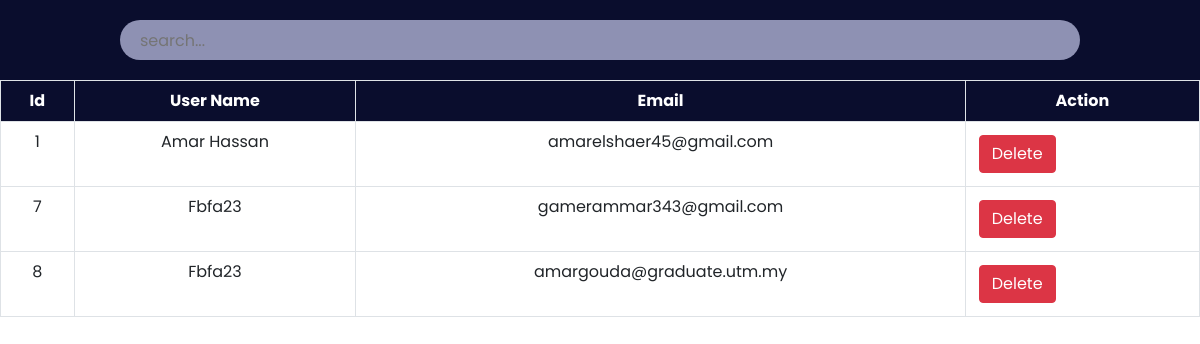
/admin/userlist.php, run on the app's committed database.
### tables this page shows
CREATE TABLE `signup` (
  `UserID` int(100) NOT NULL,
  `Username` varchar(50) NOT NULL,
  `Email` varchar(50) NOT NULL,
  `Password` varchar(50) NOT NULL
);

### admin/userlist.php (the view, shortened to what this page needs)
<?php
    include '../config.php';
?>
<!DOCTYPE html>
<html lang="en">
<head>
    <link href="https://cdn.jsdelivr.net/npm/bootstrap@5.0.2/dist/css/bootstrap.min.css" rel="stylesheet">
    <link rel="stylesheet" href="https://cdnjs.cloudflare.com/ajax/libs/font-awesome/6.2.0/css/all.min.css"/>
	<link rel="stylesheet" href="./css/roombook.css">
</head>
<body>
	<div class="searchsection">
        <input type="text" name="search_bar" id="search_bar" placeholder="search..." onkeyup="searchFun()">
    </div>
    <div class="roombooktable" class="table-responsive-xl">
        <?php
            $paymanttablesql = "SELECT * FROM signup";
            $paymantresult = mysqli_query($conn, $paymanttablesql);
        ?>
        <table class="table table-bordered" id="table-data">
            <thead>
                <tr>
                    <th scope="col">Id</th>
                    <th scope="col">User Name</th>
                    <th scope="col">Email</th>
                    <th scope="col">Action</th>
                </tr>
            </thead>
            <tbody>
            <?php
            while ($res = mysqli_fetch_array($paymantresult)) {
            ?>
                <tr>
                    <td><?php echo $res['UserID'] ?></td>
                    <td><?php echo $res['Username'] ?></td>
                    <td><?php echo $res['Email'] ?></td>
                    <td class="action">
						<a href="userdelete.php?id=<?php echo $res['UserID']?>"><button class="btn btn-danger">Delete</button></a>
                    </td>
                </tr>
            <?php
            }
            ?>
            </tbody>
        </table>
    </div>
</body>
</html>

### admin/css/roombook.css (style rules this page uses)
:root { --bg-text-shadow: 0 2px 4px rgb(13 0 77 / 8%), 0 3px 6px rgb(13 0 77 / 8%), 0 8px 16px rgb(13 0 77 / 8%); --bg-box-shadow: 0px 0px 20px 6px rgba(26, 30, 164, 0.31); }
body { background-color: #ffff; }
* { margin: 0; padding: 0; font-family: 'Poppins', sans-serif; }
.searchsection { height: 80px; width: 100%; display: flex; justify-content: space-evenly; align-items: center; background-color: #0a0d2d; position: fixed; z-index: 500; }
#search_bar { height: 40px; width: 80%; border: none; background-color: rgba(195, 198, 233, 0.714); padding-left: 20px; border-radius: 30px; }
a { color: black; }
.roombooktable { position: absolute; color: #0a0d2d; margin-top: 80px; width: 100%; height: 100vh; padding-bottom: 900px; }
.roombooktable thead { background-color: #0a0d2d; color: white; text-align: center; }
.roombooktable tbody { text-align: center; }
.action a { text-decoration: none; }
.action button { display: flex; flex-wrap: wrap; margin: 5px; }

### data on the page
signup: UserID "1", Username "Amar Hassan", Email "amarelshaer45@gmail.com"
signup: UserID "7", Username "Fbfa23", Email "gamerammar343@gmail.com"
signup: UserID "8", Username "Fbfa23", Email "amargouda@graduate.utm.my"
